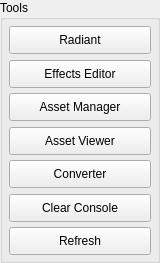
           <widget class="QGroupBox" name="toolsArea">
            <property name="sizePolicy">
             <sizepolicy hsizetype="Fixed" vsizetype="Fixed">
              <horstretch>0</horstretch>
              <verstretch>0</verstretch>
             </sizepolicy>
            </property>
            <property name="minimumSize">
             <size>
              <width>160</width>
              <height>263</height>
             </size>
            </property>
            <property name="maximumSize">
             <size>
              <width>160</width>
              <height>263</height>
             </size>
            </property>
            <property name="title">
             <string>Tools</string>
            </property>
            <layout class="QVBoxLayout" name="verticalLayout_4">
             <property name="leftMargin">
              <number>6</number>
             </property>
             <property name="topMargin">
              <number>6</number>
             </property>
             <property name="rightMargin">
              <number>6</number>
             </property>
             <property name="bottomMargin">
              <number>6</number>
             </property>
             <item>
              <widget class="QPushButton" name="radiantBtn">
               <property name="sizePolicy">
                <sizepolicy hsizetype="Expanding" vsizetype="Fixed">
                 <horstretch>0</horstretch>
                 <verstretch>0</verstretch>
                </sizepolicy>
               </property>
               <property name="minimumSize">
                <size>
                 <width>0</width>
                 <height>28</height>
                </size>
               </property>
               <property name="maximumSize">
                <size>
                 <width>150</width>
                 <height>28</height>
                </size>
               </property>
               <property name="text">
                <string>Radiant</string>
               </property>
               <property name="icon">
                <iconset resource="resources.qrc">
                 <normaloff>:/stock_launcher_icons/icons/launcher/radiant.ico</normaloff>:/stock_launcher_icons/icons/launcher/radiant.ico</iconset>
               </property>
              </widget>
             </item>
             <item>
              <widget class="QPushButton" name="effectsEditorBtn">
               <property name="sizePolicy">
                <sizepolicy hsizetype="Expanding" vsizetype="Fixed">
                 <horstretch>0</horstretch>
                 <verstretch>0</verstretch>
                </sizepolicy>
               </property>
               <property name="minimumSize">
                <size>
                 <width>0</width>
                 <height>28</height>
                </size>
               </property>
               <property name="maximumSize">
                <size>
                 <width>150</width>
                 <height>28</height>
                </size>
               </property>
               <property name="text">
                <string>Effects Editor</string>
               </property>
               <property name="icon">
                <iconset resource="resources.qrc">
                 <normaloff>:/stock_launcher_icons/icons/launcher/effects_editor.ico</normaloff>:/stock_launcher_icons/icons/launcher/effects_editor.ico</iconset>
               </property>
              </widget>
             </item>
             <item>
              <widget class="QPushButton" name="assetManagerBtn">
               <property name="sizePolicy">
                <sizepolicy hsizetype="Expanding" vsizetype="Fixed">
                 <horstretch>0</horstretch>
                 <verstretch>0</verstretch>
                </sizepolicy>
               </property>
               <property name="minimumSize">
                <size>
                 <width>0</width>
                 <height>28</height>
                </size>
               </property>
               <property name="maximumSize">
                <size>
                 <width>150</width>
                 <height>28</height>
                </size>
               </property>
               <property name="text">
                <string>Asset Manager</string>
               </property>
               <property name="icon">
                <iconset resource="resources.qrc">
                 <normaloff>:/stock_launcher_icons/icons/launcher/asset_manager.ico</normaloff>:/stock_launcher_icons/icons/launcher/asset_manager.ico</iconset>
               </property>
              </widget>
             </item>
             <item>
              <widget class="QPushButton" name="assetViewerBtn">
               <property name="sizePolicy">
                <sizepolicy hsizetype="Expanding" vsizetype="Fixed">
                 <horstretch>0</horstretch>
                 <verstretch>0</verstretch>
                </sizepolicy>
               </property>
               <property name="minimumSize">
                <size>
                 <width>0</width>
                 <height>28</height>
                </size>
               </property>
               <property name="maximumSize">
                <size>
                 <width>150</width>
                 <height>28</height>
                </size>
               </property>
               <property name="text">
                <string>Asset Viewer</string>
               </property>
               <property name="icon">
                <iconset resource="resources.qrc">
                 <normaloff>:/stock_launcher_icons/icons/launcher/asset_viewer.ico</normaloff>:/stock_launcher_icons/icons/launcher/asset_viewer.ico</iconset>
               </property>
              </widget>
             </item>
             <item>
              <widget class="QPushButton" name="converterBtn">
               <property name="sizePolicy">
                <sizepolicy hsizetype="Expanding" vsizetype="Fixed">
                 <horstretch>0</horstretch>
                 <verstretch>0</verstretch>
                </sizepolicy>
               </property>
               <property name="minimumSize">
                <size>
                 <width>0</width>
                 <height>28</height>
                </size>
               </property>
               <property name="maximumSize">
                <size>
                 <width>150</width>
                 <height>28</height>
                </size>
               </property>
               <property name="text">
                <string>Converter</string>
               </property>
               <property name="icon">
                <iconset resource="resources.qrc">
                 <normaloff>:/icons_black/icons/black/settings.svg</normaloff>:/icons_black/icons/black/settings.svg</iconset>
               </property>
              </widget>
             </item>
             <item>
              <widget class="QPushButton" name="clearConsoleBtn">
               <property name="sizePolicy">
                <sizepolicy hsizetype="Expanding" vsizetype="Fixed">
                 <horstretch>0</horstretch>
                 <verstretch>0</verstretch>
                </sizepolicy>
               </property>
               <property name="minimumSize">
                <size>
                 <width>0</width>
                 <height>28</height>
                </size>
               </property>
               <property name="maximumSize">
                <size>
                 <width>150</width>
                 <height>28</height>
                </size>
               </property>
               <property name="text">
                <string>Clear Console</string>
               </property>
               <property name="icon">
                <iconset resource="resources.qrc">
                 <normaloff>:/icons_black/icons/black/trash-2.svg</normaloff>:/icons_black/icons/black/trash-2.svg</iconset>
               </property>
              </widget>
             </item>
             <item>
              <widget class="QPushButton" name="refreshModLists">
               <property name="sizePolicy">
                <sizepolicy hsizetype="Expanding" vsizetype="Fixed">
                 <horstretch>0</horstretch>
                 <verstretch>0</verstretch>
                </sizepolicy>
               </property>
               <property name="minimumSize">
                <size>
                 <width>0</width>
                 <height>28</height>
                </size>
               </property>
               <property name="maximumSize">
                <size>
                 <width>150</width>
                 <height>28</height>
                </size>
               </property>
               <property name="text">
                <string>Refresh</string>
               </property>
               <property name="icon">
                <iconset resource="resources.qrc">
                 <normaloff>:/icons_black/icons/black/refresh-cw.svg</normaloff>:/icons_black/icons/black/refresh-cw.svg</iconset>
               </property>
              </widget>
             </item>
            </layout>
           </widget>
